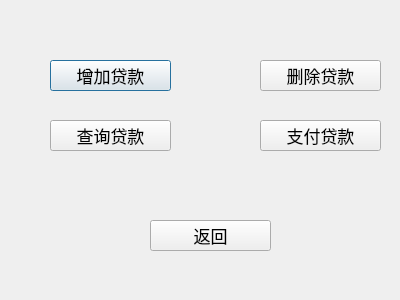
<?xml version="1.0" encoding="UTF-8"?>
<ui version="4.0">
 <class>loans</class>
 <widget class="QDialog" name="loans">
  <property name="geometry">
   <rect>
    <x>0</x>
    <y>0</y>
    <width>400</width>
    <height>300</height>
   </rect>
  </property>
  <property name="windowTitle">
   <string>Dialog</string>
  </property>
  <widget class="QPushButton" name="add">
   <property name="geometry">
    <rect>
     <x>50</x>
     <y>60</y>
     <width>121</width>
     <height>31</height>
    </rect>
   </property>
   <property name="font">
    <font>
     <pointsize>13</pointsize>
    </font>
   </property>
   <property name="text">
    <string>增加贷款</string>
   </property>
  </widget>
  <widget class="QPushButton" name="cut">
   <property name="geometry">
    <rect>
     <x>260</x>
     <y>60</y>
     <width>121</width>
     <height>31</height>
    </rect>
   </property>
   <property name="font">
    <font>
     <pointsize>13</pointsize>
    </font>
   </property>
   <property name="text">
    <string>删除贷款</string>
   </property>
  </widget>
  <widget class="QPushButton" name="pay">
   <property name="geometry">
    <rect>
     <x>260</x>
     <y>120</y>
     <width>121</width>
     <height>31</height>
    </rect>
   </property>
   <property name="font">
    <font>
     <pointsize>13</pointsize>
    </font>
   </property>
   <property name="text">
    <string>支付贷款</string>
   </property>
  </widget>
  <widget class="QPushButton" name="back">
   <property name="geometry">
    <rect>
     <x>150</x>
     <y>220</y>
     <width>121</width>
     <height>31</height>
    </rect>
   </property>
   <property name="font">
    <font>
     <pointsize>13</pointsize>
    </font>
   </property>
   <property name="text">
    <string>返回</string>
   </property>
  </widget>
  <widget class="QPushButton" name="search">
   <property name="geometry">
    <rect>
     <x>50</x>
     <y>120</y>
     <width>121</width>
     <height>31</height>
    </rect>
   </property>
   <property name="font">
    <font>
     <pointsize>13</pointsize>
    </font>
   </property>
   <property name="text">
    <string>查询贷款</string>
   </property>
  </widget>
 </widget>
 <resources/>
 <connections/>
</ui>
